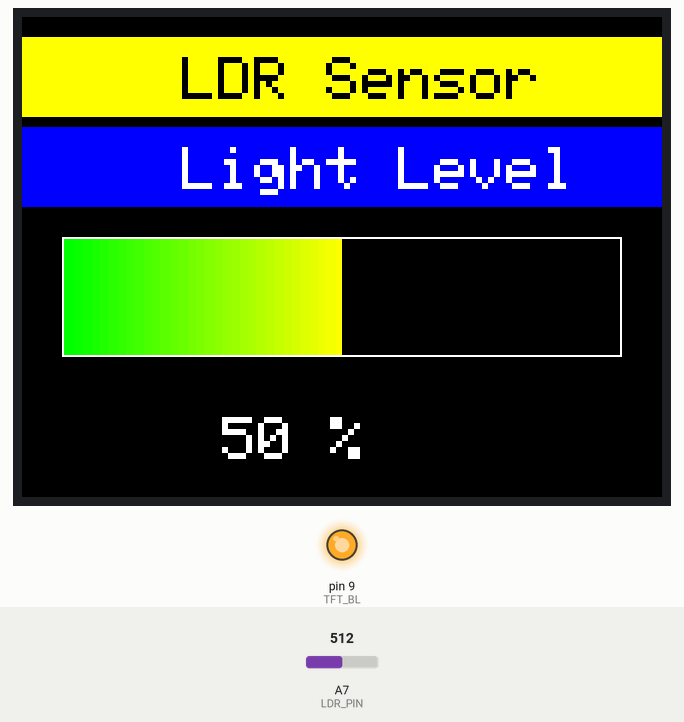
This sketch was run on a simulated Arduino Mega 2560, built with avr-gcc and run on an emulated ATmega2560. On the bench: 320×240 colour display, output pins drawn as LEDs (lit = HIGH). The inputs (shaded band) are chosen by the test bench; at power-on: A7 (LDR_PIN) = 512. What the sketch prints to the serial monitor is not drawn.

Above: at 1.5 s.
1.6 s: A7 (LDR_PIN) set to 499
3.2 s: A7 (LDR_PIN) set to 478
At 4.6 s:
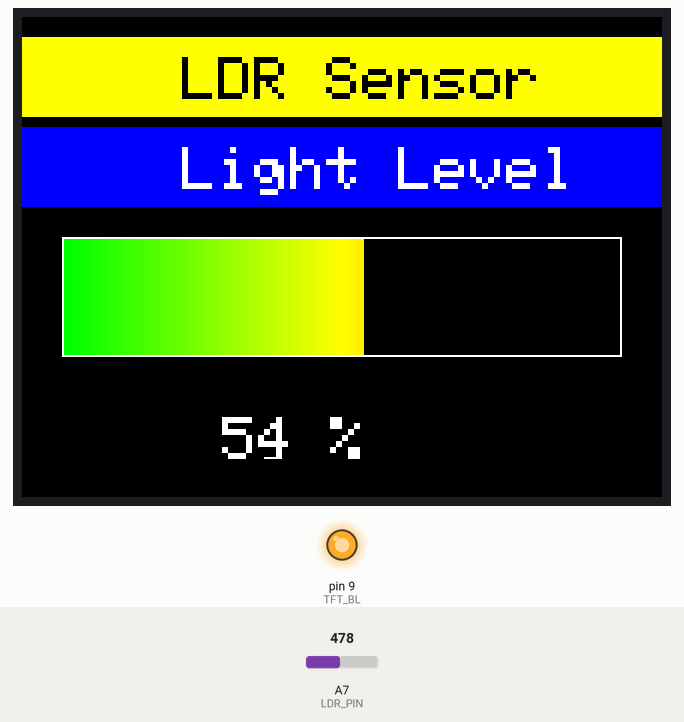
5.0 s: A7 (LDR_PIN) set to 460
6.5 s: A7 (LDR_PIN) set to 450
At 7.0 s:
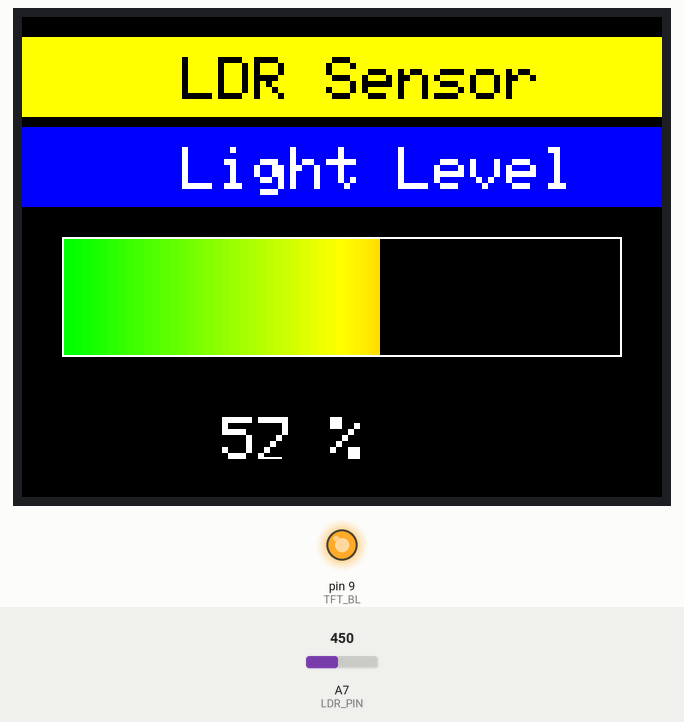
8.0 s: A7 (LDR_PIN) set to 412
At 9.2 s:
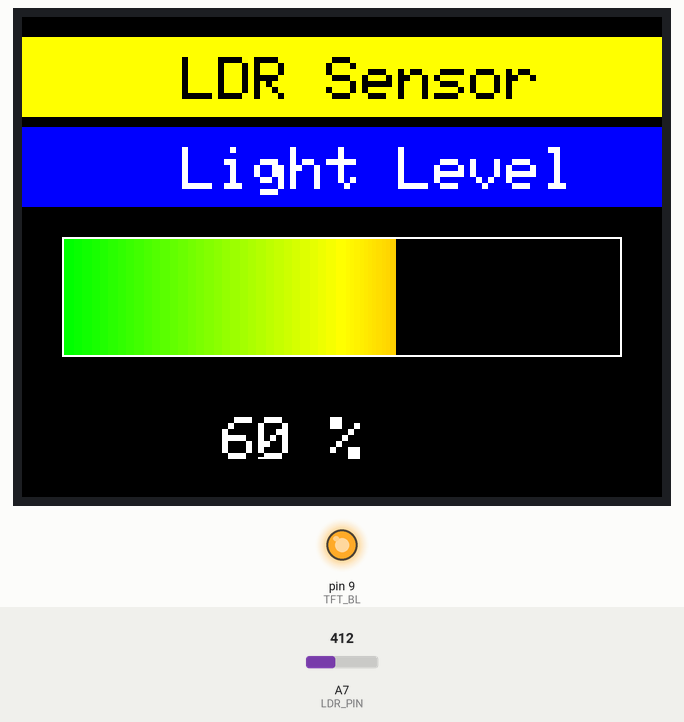
9.5 s: A7 (LDR_PIN) set to 306
At 10.8 s:
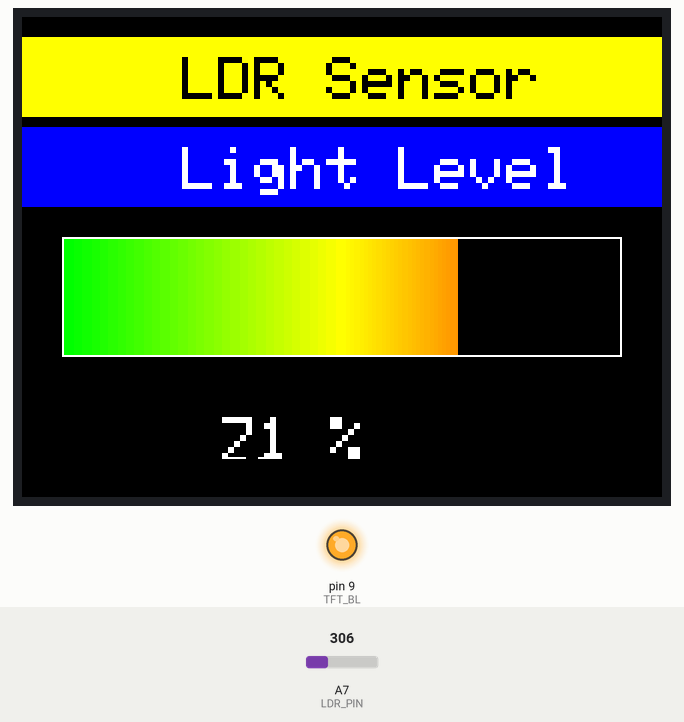
Timing chart, 0 to 12.0 s (numbered marks = the images above; inputs shaded):
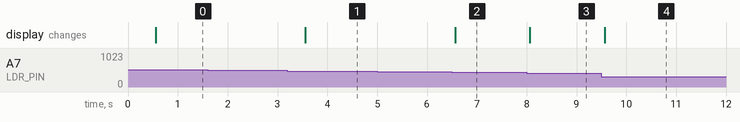

The sketch:

Ardiuno_LDR_TFT.ino
```cpp
#include <Adafruit_GFX.h>
#include <Adafruit_ST7789.h>
#include <SPI.h>

#define TFT_CS   53
#define TFT_RST  8
#define TFT_DC   7
#define TFT_BL   9
#define LDR_PIN A7

Adafruit_ST7789 tft = Adafruit_ST7789(TFT_CS, TFT_DC, TFT_RST);

int lastPercent = -1;
unsigned long lastUpdate = 0;
const unsigned long updateInterval = 500;

void setup() {
  Serial.begin(9600);
  pinMode(TFT_BL, OUTPUT);
  digitalWrite(TFT_BL, HIGH);
  tft.init(240, 320);
  tft.setRotation(1);
  tft.fillScreen(ST77XX_BLACK);
  drawStaticLayout();
}

void loop() {
  unsigned long now = millis();

  if (now - lastUpdate >= updateInterval) {
    lastUpdate = now;
    int ldrValue = analogRead(LDR_PIN);
    int percent = map(ldrValue, 0, 1023, 100, 0);

    if (abs(percent - lastPercent) >= 3) {
      lastPercent = percent;

      Serial.print("LDR: ");
      Serial.print(ldrValue);
      Serial.print(" | Brightness: ");
      Serial.print(percent);
      Serial.println("%");

      drawVolumeBar(percent);
    }
  }
}

void drawStaticLayout() {
  tft.fillScreen(ST77XX_BLACK);
  tft.fillRect(0, 10, 320, 40, ST77XX_YELLOW);
  tft.setCursor(80, 20);
  tft.setTextSize(3);
  tft.setTextColor(ST77XX_BLACK);
  tft.print("LDR Sensor");
  tft.fillRect(0, 55, 320, 40, ST77XX_BLUE);
  tft.setCursor(80, 65);
  tft.setTextSize(3);
  tft.setTextColor(ST77XX_WHITE);
  tft.print("Light Level");
  tft.drawRect(20, 110, 280, 60, ST77XX_WHITE);
}

void drawVolumeBar(int percent) {
  int barWidth = map(percent, 0, 100, 0, 278);
  tft.fillRect(21, 111, 278, 58, ST77XX_BLACK);

  for (int x = 0; x < barWidth; x++) {
    float ratio = (float)x / 278.0;
    uint8_t r, g;
    if (ratio < 0.5) {
      r = ratio * 2 * 255;
      g = 255;
    } else {
      r = 255;
      g = (1.0 - (ratio - 0.5) * 2) * 255;
    }
    uint16_t color = tft.color565(r, g, 0);
    tft.drawFastVLine(21 + x, 111, 58, color);
  }

  tft.fillRect(0, 190, 320, 30, ST77XX_BLACK);
  tft.setCursor(100, 200);
  tft.setTextSize(3);
  tft.setTextColor(ST77XX_WHITE);
  tft.print(percent);
  tft.print(" %");
}
```

Measured:
- the behaviour switches between 492 and 491 on A7 (LDR_PIN) (found by bisection; images 0 and 1)
- the behaviour switches between 451 and 450 on A7 (LDR_PIN) (found by bisection; images 1 and 2)
- the behaviour switches between 420 and 419 on A7 (LDR_PIN) (found by bisection; images 2 and 3)
- after the input at 1.6 s, every drawn part: stays the same
- after the input at 3.2 s, the display: changes after 0.36 s (image 1)
- after the input at 5.0 s, every drawn part: stays the same
- after the input at 6.5 s, the display: changes after 0.06 s (image 2)
- after the input at 8.0 s, the display: changes after 0.06 s (image 3)
- after the input at 9.5 s, the display: changes after 0.07 s (image 4)
